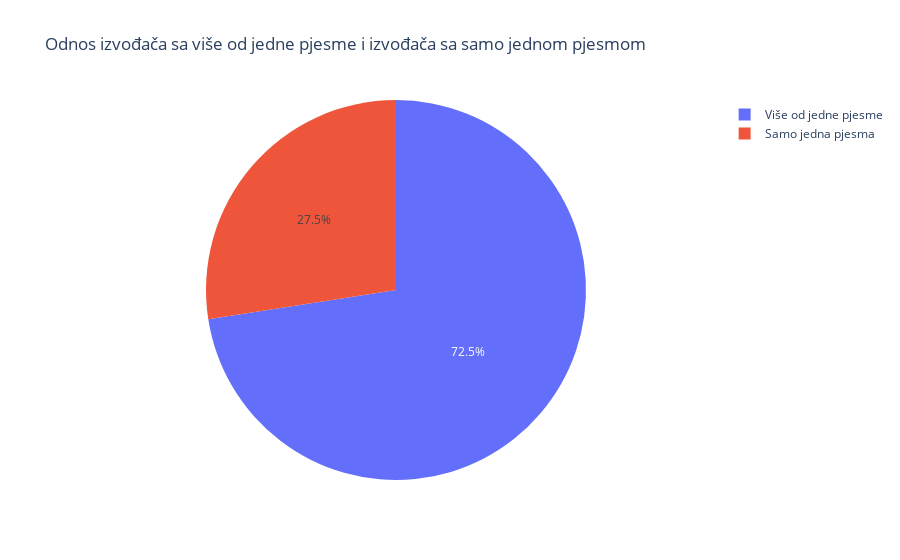

This figure's notebook cell:
### Code cell
#Izvodjaci sa jednom pjesmom VS izvodjaci sa vise pjesama

multiple_songs = artists[artists['Number of songs'] > 1]['Number of songs'].sum()
single_song = artists[artists['Number of songs'] == 1]['Number of songs'].sum()

labels = ['Više od jedne pjesme', 'Samo jedna pjesma']
sizes = [multiple_songs, single_song]

fig = px.pie(names=labels, values=sizes, title='Odnos izvođača sa više od jedne pjesme i izvođača sa samo jednom pjesmom')
fig.update_traces(textinfo='percent')
fig.show()

### Figure 1 — Plotly figure (JSON) as saved in the notebook; plotly's stock layout.template omitted (floating-point values rounded to 4 significant figures)
{"data": [{"domain": {"x": [0, 1], "y": [0, 1]}, "hovertemplate": "label=%{label}<br>value=%{value}<extra></extra>", "labels": ["Više od jedne pjesme", "Samo jedna pjesma"], "legendgroup": "", "name": "", "showlegend": true, "textinfo": "percent", "type": "pie", "values": [1286, 487]}], "layout": {"legend": {"tracegroupgap": 0}, "title": {"text": "Odnos izvođača sa više od jedne pjesme i izvođača sa samo jednom pjesmom"}}}
